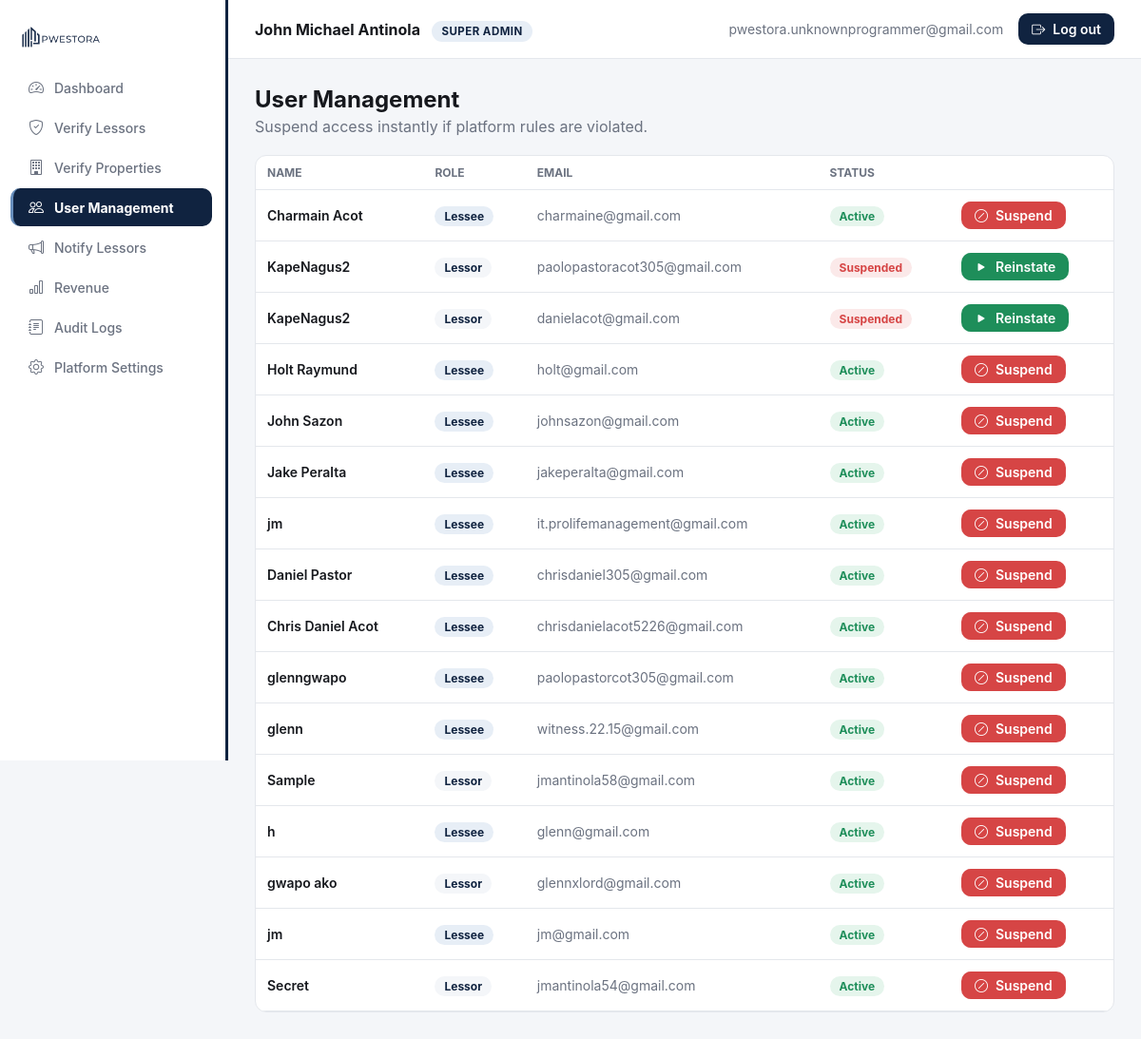
The app's page /dashboard.php?page=users (signed in), older data.
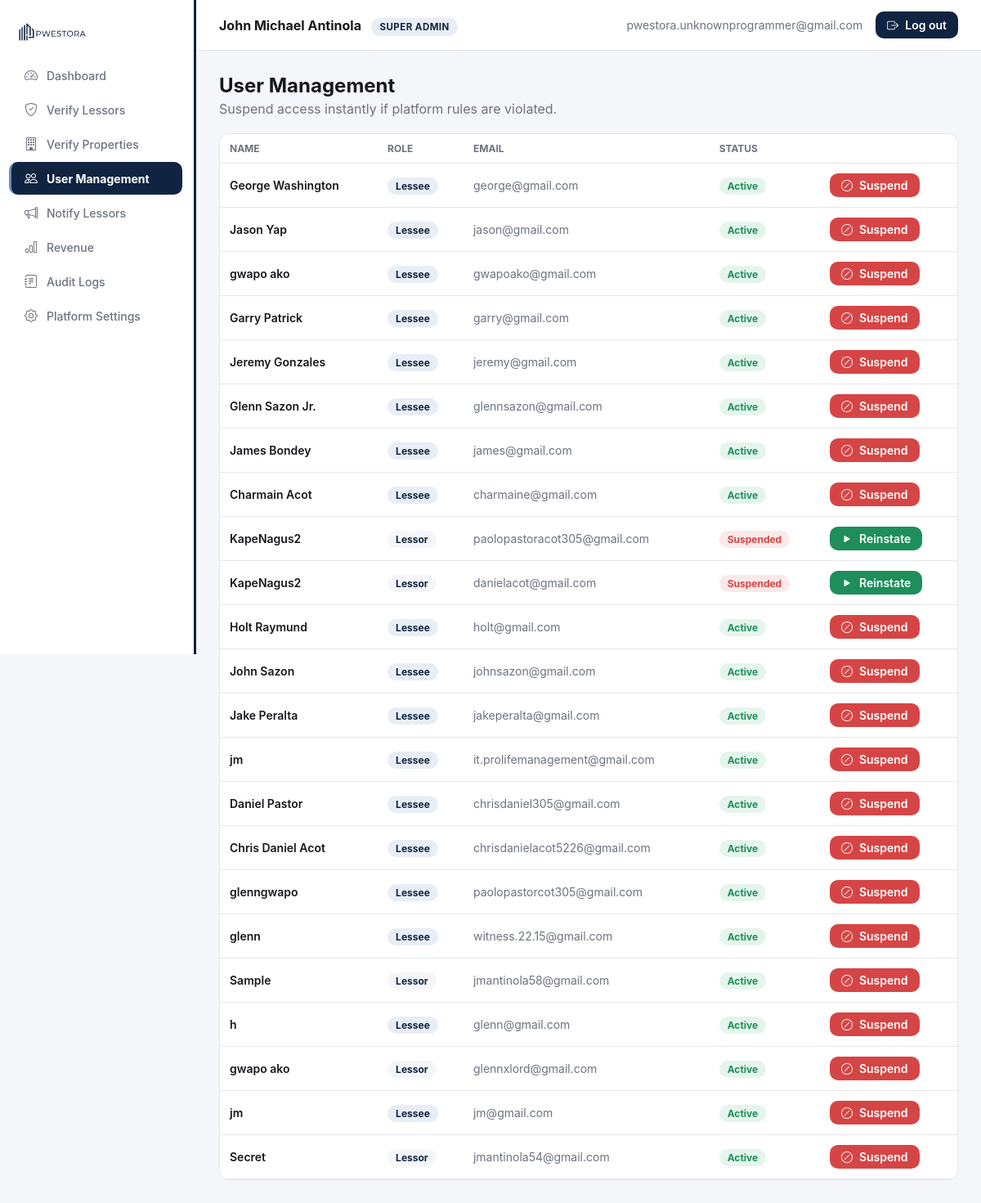
The same page, newer data.
### tables this page shows
CREATE TABLE `users` (
  `id` int(11) NOT NULL,
  `role` enum('lessor','superadmin','lessee') NOT NULL DEFAULT 'lessor',
  `status` enum('pending','active','suspended') NOT NULL DEFAULT 'pending',
  `company_name` varchar(150) DEFAULT NULL,
  `full_name` varchar(150) NOT NULL,
  `email` varchar(150) NOT NULL,
  `phone` varchar(30) DEFAULT NULL,
  `password_hash` varchar(255) NOT NULL,
  `api_token` varchar(64) DEFAULT NULL,
  `otp_code` varchar(6) DEFAULT NULL,
  `otp_expires_at` datetime DEFAULT NULL,
  `created_at` datetime NOT NULL DEFAULT current_timestamp(),
  `updated_at` datetime NOT NULL DEFAULT current_timestamp() ON UPDATE current_timestamp()
);

### public_html/includes/sidebar_nav.php (called while the page is built)
<?php
$NAV_BY_ROLE = [
    'lessor' => [
        ['id' => 'overview',      'label' => 'Dashboard',          'icon' => 'bi-speedometer2'],
        ['id' => 'listings',      'label' => 'My Properties',      'icon' => 'bi-building'],
        ['id' => 'applications',  'label' => 'Applications',       'icon' => 'bi-clipboard-check'],
        ['id' => 'tenants',       'label' => 'Tenants',            'icon' => 'bi-people'],
        ['id' => 'installments',  'label' => 'Installments',       'icon' => 'bi-wallet2'],
        ['id' => 'deposits',      'label' => 'Security Deposits',  'icon' => 'bi-shield-check'],
        ['id' => 'payments',      'label' => 'Rent Payments',      'icon' => 'bi-cash-coin'],
        ['id' => 'maintenance',   'label' => 'Maintenance',        'icon' => 'bi-tools'],
        ['id' => 'messages',      'label' => 'Messages',           'icon' => 'bi-chat-dots'],
        ['id' => 'violations',    'label' => 'Violations',         'icon' => 'bi-exclamation-triangle'],
        ['id' => 'analytics',     'label' => 'Analytics',          'icon' => 'bi-bar-chart'],
    ],
    'superadmin' => [
        ['id' => 'overview',    'label' => 'Dashboard',        'icon' => 'bi-speedometer2'],
        ['id' => 'lessors',     'label' => 'Verify Lessors',   'icon' => 'bi-shield-check'],
        ['id' => 'properties',  'label' => 'Verify Properties','icon' => 'bi-building'],
        ['id' => 'users',       'label' => 'User Management',  'icon' => 'bi-people'],
        ['id' => 'notify',      'label' => 'Notify Lessors',   'icon' => 'bi-megaphone'],
        ['id' => 'revenue',     'label' => 'Revenue',          'icon' => 'bi-bar-chart'],
        ['id' => 'audit',       'label' => 'Audit Logs',       'icon' => 'bi-journal-text'],
        ['id' => 'settings',    'label' => 'Platform Settings','icon' => 'bi-gear'],
    ],
];

### public_html/includes/auth.php (called while the page is built, shortened)
<?php
function current_user(): ?array {
    return $_SESSION['user'] ?? null;
}

### public_html/modules/users.php (the view, shortened to what this page needs)
<?php
$users = $pdo->query(
    "SELECT * FROM users WHERE role IN ('lessor', 'lessee') ORDER BY created_at DESC"
)->fetchAll();
?>
<h2 style="margin:0 0 4px;">User Management</h2>
<p style="color:var(--ink-500); margin:0 0 20px;">Suspend access instantly if platform rules are violated.</p>
<div class="card" style="padding:0; overflow:hidden;">
  <div class="table-scroll">
  <table>
    <thead><tr><th>Name</th><th>Role</th><th>Email</th><th>Status</th><th></th></tr></thead>
    <tbody>
      <?php if (!$users): ?>
        <tr><td colspan="5" style="text-align:center; color:var(--ink-500);">No users yet.</td></tr>
      <?php else: foreach ($users as $u): ?>
        <tr>
          <td style="font-weight:600;"><?= htmlspecialchars($u['role'] === 'lessor' ? $u['company_name'] : $u['full_name']) ?></td>
          <td>
            <?php if ($u['role'] === 'lessor'): ?>
              <span class="badge" style="background:var(--bg); color:var(--primary);">Lessor</span>
            <?php else: ?>
              <span class="badge" style="background:var(--accent-soft); color:var(--primary);">Lessee</span>
            <?php endif; ?>
          </td>
          <td style="color:var(--ink-500);"><?= htmlspecialchars($u['email']) ?></td>
          <td>
            <?php if ($u['status'] === 'active'): ?>
              <span class="badge badge-active">Active</span>
            <?php elseif ($u['status'] === 'pending'): ?>
              <span class="badge badge-pending">Pending</span>
            <?php else: ?>
              <span class="badge badge-suspended">Suspended</span>
            <?php endif; ?>
          </td>
          <td>
            <form method="POST" style="display:inline;">
              <?php if ($u['status'] === 'suspended'): ?>
                <button class="btn" style="background:var(--success); color:#fff; padding:6px 14px;" type="submit">
                  <i class="bi bi-play-fill"></i> Reinstate
                </button>
              <?php else: ?>
                <button class="btn" style="background:var(--error); color:#fff; padding:6px 14px;" type="submit">
                  <i class="bi bi-slash-circle"></i> Suspend
                </button>
              <?php endif; ?>
            </form>
          </td>
        </tr>
      <?php endforeach; endif; ?>
    </tbody>
  </table>
  </div>
</div>

### public_html/includes/header.php (shortened to what this page needs)
<?php
require_once __DIR__ . '/sidebar_nav.php';
$nav = $NAV_BY_ROLE[$user['role']] ?? [];
$roleLabel = $user['role'] === 'superadmin' ? 'Super Admin' : 'Admin (Lessor)';
?>
<!DOCTYPE html>
<html lang="en">
<head>
<link rel="stylesheet" href="/assets/css/style.css?v=12">
<link rel="stylesheet" href="https://cdn.jsdelivr.net/npm/bootstrap-icons@1.11.3/font/bootstrap-icons.css">
</head>
<body>
<div class="app-shell">
  <aside class="sidebar" id="sidebar">
    <div class="brand"><img src="/assets/img/logo-web.png?v=2" alt="Pwestora"></div>
    <nav>
      <?php foreach ($nav as $item): ?>
        <a class="nav-item <?= $page === $item['id'] ? 'active' : '' ?>"
           href="/dashboard.php?page=<?= $item['id'] ?>">
          <i class="bi <?= $item['icon'] ?>"></i> <span><?= $item['label'] ?></span>
        </a>
      <?php endforeach; ?>
    </nav>
  </aside>
  <div class="main">
    <div class="topbar">
      <div class="who">
        <div style="min-width:0;">
          <strong><?= htmlspecialchars($user['company'] ?: $user['name']) ?></strong>
          <span class="role-pill" style="margin-left:8px;"><?= $roleLabel ?></span>
        </div>
      </div>
      <div class="right">
        <span class="email-full"><?= htmlspecialchars($user['email']) ?></span>
        <a href="/logout.php" class="btn btn-primary" style="padding:8px 14px;">
          <i class="bi bi-box-arrow-right"></i> <span class="d-none-mobile">Log out</span>
        </a>
      </div>
    </div>
    <div class="content">

### public_html/dashboard.php (shortened to what this page needs)
<?php
require_once __DIR__ . '/includes/auth.php';
$user = current_user();
$page = preg_replace('/[^a-z_]/', '', $_GET['page'] ?? 'overview');
$moduleFile = ($page === 'overview')
    ? __DIR__ . "/modules/overview_{$user['role']}.php"
    : __DIR__ . "/modules/{$page}.php";
require __DIR__ . '/includes/header.php';
if (file_exists($moduleFile)) {
    require $moduleFile;
} else {
    echo '<div class="placeholder-note"><i class="bi bi-cone-striped" style="font-size:24px;"></i>
          <p>This module (' . htmlspecialchars($page) . ') hasn\'t been built yet — coming in the next phase.</p></div>';
}
require __DIR__ . '/includes/footer.php';

### public_html/includes/footer.php
    </div>
  </div>
</div>
</body>
</html>

### public_html/assets/css/style.css (style rules this page uses)
:root { --primary: #102340; --primary-light: #264875; --accent: #678EBC; --accent-soft: #E7EEF6; --tint: #CCD8E4; --steel: #888F96; --success: #1E8E5A; --success-soft: #E5F5EC; --warning: #E8A33D; --warning-soft: #FCF1E0; --error: #D64545; --error-soft: #FBE9E9; --ink-900: #16181D; --ink-500: #6B7280; --ink-300: #9AA6B5; --border: #E4E7EC; --surface: #FFFFFF; --bg: #F4F6F9; --radius: 12px; --sidebar-w: 240px; }
* { box-sizing: border-box; }
html { -webkit-text-size-adjust: 100%; }
body { margin: 0; font-family: -apple-system, "Segoe UI", Roboto, Helvetica, Arial, sans-serif; background: var(--bg); color: var(--ink-900); -webkit-font-smoothing: antialiased; }
a { text-decoration: none; color: inherit; }
img { max-width: 100%; display: block; }
.btn { display: inline-flex; align-items: center; justify-content: center; gap: 8px; padding: 12px 18px; border-radius: 10px; border: none; font-weight: 600; font-size: 14px; cursor: pointer; font-family: inherit; transition: background .15s, transform .05s; }
.btn-primary { background: var(--primary); color: #fff; width: 100%; }
.app-shell { display: flex; min-height: 100vh; }
.sidebar { width: var(--sidebar-w); background: var(--surface); color: var(--ink-900); padding: 20px 14px; flex-shrink: 0; position: sticky; top: 0; height: 100vh; overflow-y: auto; transition: transform .25s ease; border-right: 3px solid var(--primary); z-index: 40; }
.sidebar .brand { padding: 6px 8px 22px; }
.sidebar .brand img { height: 24px; width: auto; display: block; }
.nav-item { display: flex; align-items: center; gap: 10px; padding: 10px 12px 10px 15px; border-radius: 10px; font-size: 14px; font-weight: 500; color: var(--ink-500); margin-bottom: 2px; border-left: 3px solid transparent; margin-left: -3px; }
.nav-item.active { background: var(--primary); color: #fff; font-weight: 700; border-left: 3px solid var(--accent); }
.nav-item i { font-size: 16px; width: 18px; text-align: center; }
.main { flex: 1; min-width: 0; }
.topbar { display: flex; align-items: center; justify-content: space-between; padding: 14px 28px; background: var(--surface); border-bottom: 1px solid var(--border); position: sticky; top: 0; z-index: 30; gap: 12px; }
.topbar .who { display: flex; align-items: center; gap: 10px; min-width: 0; }
.topbar .who strong { white-space: nowrap; overflow: hidden; text-overflow: ellipsis; }
.topbar .role-pill { background: var(--accent-soft); color: var(--primary); font-size: 11.5px; font-weight: 700; padding: 4px 10px; border-radius: 999px; text-transform: uppercase; letter-spacing: .04em; white-space: nowrap; }
.topbar .right { display: flex; align-items: center; gap: 16px; flex-shrink: 0; }
.topbar .email-full { color: var(--ink-500); font-size: 14px; }
.content { padding: 28px; max-width: 1280px; }
.card { background: var(--surface); border: 1px solid var(--border); border-radius: var(--radius); padding: 20px; margin-bottom: 20px; }
.table-scroll { width: 100%; overflow-x: auto; -webkit-overflow-scrolling: touch; }
table { width: 100%; border-collapse: collapse; font-size: 14px; min-width: 560px; }
th { text-align: left; color: var(--ink-500); font-size: 12px; text-transform: uppercase; padding: 10px 12px; border-bottom: 1px solid var(--border); white-space: nowrap; }
td { padding: 12px; border-bottom: 1px solid var(--border); }
.badge { padding: 3px 10px; border-radius: 999px; font-size: 12px; font-weight: 700; white-space: nowrap; }
.badge-approved, .badge-active, .badge-verified { background: var(--success-soft); color: var(--success); }
.badge-rejected, .badge-suspended { background: var(--error-soft); color: var(--error); }

Row changes from the older to the newer data that the page shows:
added users: full_name "George Washington", role "Lessee", email "george@gmail.com", status "Active"
added users: full_name "Jason Yap", role "Lessee", email "jason@gmail.com", status "Active"
added users: full_name "gwapo ako", role "Lessee", email "gwapoako@gmail.com", status "Active"
added users: full_name "Garry Patrick", role "Lessee", email "garry@gmail.com", status "Active"
added users: full_name "Jeremy Gonzales", role "Lessee", email "jeremy@gmail.com", status "Active"
added users: full_name "Glenn Sazon Jr.", role "Lessee", email "glennsazon@gmail.com", status "Active"
added users: full_name "James Bondey", role "Lessee", email "james@gmail.com", status "Active"
